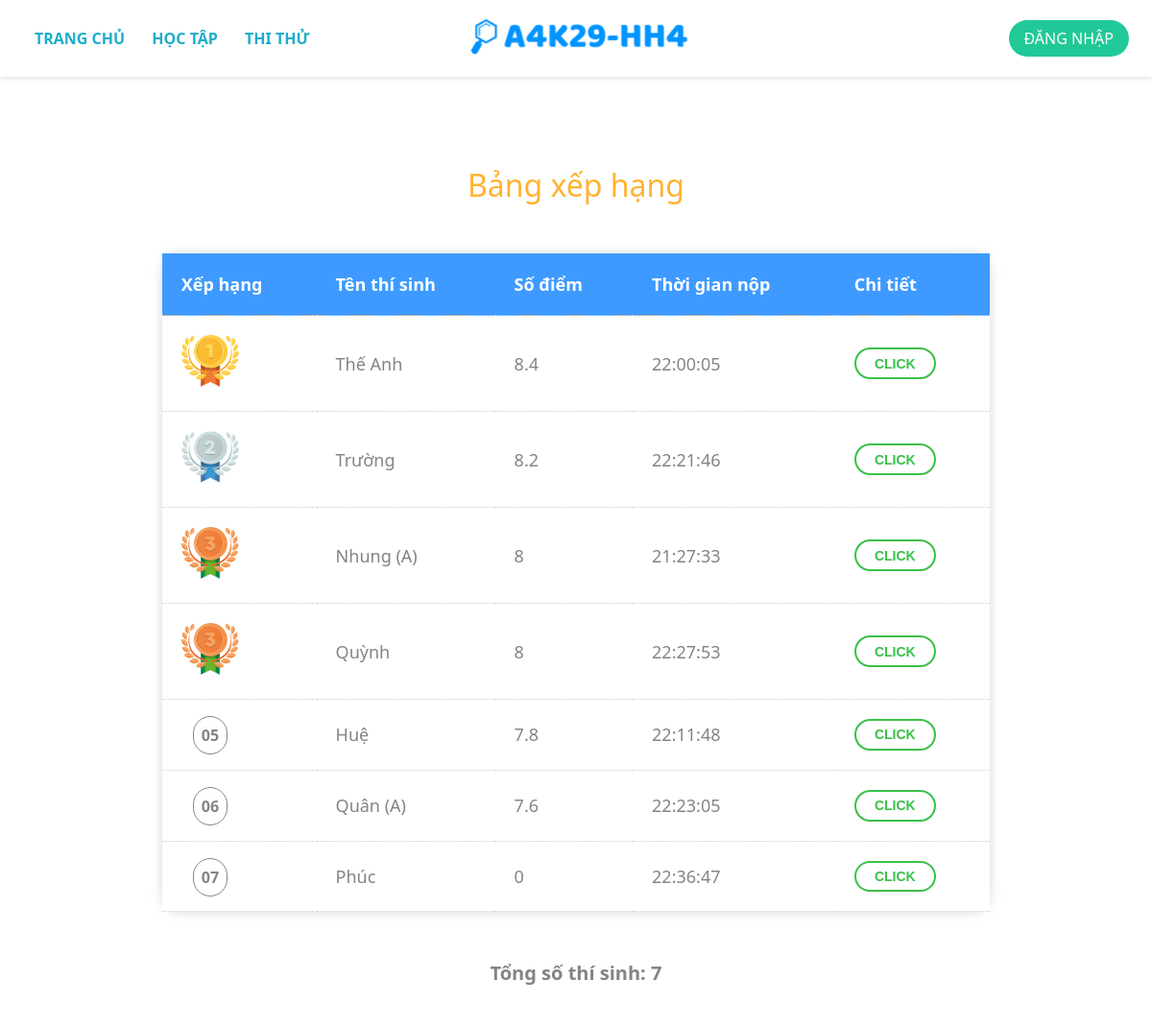
The page /leaderboard_C.php?c=24 on the database its author committed.
### tables this page shows
CREATE TABLE `ketqua_cuocthi_24` (
  `idthisinh` int(100) UNSIGNED NOT NULL,
  `bailam` varchar(100) DEFAULT NULL,
  `thoigiannop` time DEFAULT NULL,
  `ketquacham` varchar(100) DEFAULT NULL,
  `socaudung` int(100) DEFAULT NULL
);

CREATE TABLE `user` (
  `id` int(100) NOT NULL,
  `username` varchar(255) NOT NULL,
  `password` varchar(255) NOT NULL,
  `realname` varchar(255) DEFAULT '(unknown)',
  `isadmin` tinyint(1) NOT NULL DEFAULT '0'
);

### leaderboard_C_inner.php (the view, shortened to what this page needs)
<div class="rank-container">
    <h1 style='font-weight:500; margin-top:50px; color: #ffb332;'>Bảng xếp hạng </h1>
    <table>
        <thead>
            <tr>
                <th>Xếp hạng</th>
                <th>Tên thí sinh</th>
                <th>Số điểm</th>
                <th>Thời gian nộp</th>
                <th>Chi tiết</th>
            </tr>
        </thead>
        <tbody>
            <?php
                $c = $_GET['c'];
                $query = mysqli_query($conn,"SELECT socauhoi,dapan FROM danhsach_cuocthi WHERE idcuocthi=$c");
                $row = mysqli_fetch_assoc($query);
                $NUMBER = $row['socauhoi'];
                $KEY = $row['dapan'];
                $query = mysqli_query($conn,"SELECT * FROM ketqua_cuocthi_$c");
                while ($row = mysqli_fetch_array($query)) {
                    $id_contestant = $row['idthisinh'];
                    $submission = $row['bailam'];
                    $result = '';
                    $right_ans = 0;
                    for ($index = 1; $index <= $NUMBER; $index++) {
                        if ( $submission[$index - 1] == $KEY[$index - 1] ) {
                            $result .= '1';
                            $right_ans++;
                        }
                        else
                            $result .= '0';
                    }
                    $sql = " UPDATE ketqua_cuocthi_$c
                                SET ketquacham = '$result' ,socaudung = $right_ans
                                WHERE idthisinh=$id_contestant ";
                    mysqli_query($conn,$sql );
                }
            ?>
            <?php
                $c = $_GET['c'];
                $query = mysqli_query($conn,"SELECT * FROM ketqua_cuocthi_$c ORDER BY socaudung DESC, thoigiannop ASC");
                $index = 0;
                while ($row = mysqli_fetch_array($query)){
                    $time = $row['thoigiannop'];
                    $number = $row['socaudung'];
                    $submission = $row['bailam'];
                    $result = $row['ketquacham'];
                    $id_contestant = $row['idthisinh'];
                    $sql_select = mysqli_query($conn,"SELECT * FROM user WHERE id = $id_contestant");
                    $sql_result = mysqli_fetch_assoc($sql_select);
                    $name = $sql_result['realname'];
                    $index++;
                    if ($index == 1) {
                        $rank = 1;
                        $number_before = $number;
                        $rank_before = 1;
                    }
                    if  ($number == $number_before) $rank = $rank_before;
                    else $rank = $index;
                    $score = $number * 0.2;
                    if ($rank <= 3) {
                        switch ($rank) {
                            case 1:
                                $str = '1st';
                                break;
                            case 2:
                                $str = '2nd';
                                break;
                            case 3:
                                $str = '3rd';
                                break;
                        }
                        echo <<< EOD
                                <tr>
                                    <td><img src='./assets/img/{$str}.png' alt='{$str}' class='in-top3'></td>
                                    <td>{$name}</td>
                                    <td> {$score}</td>
                                    <td> {$time}</td>
                                    <td><button class='popup-trigger' onclick="echoDetails('{$submission}','{$result}')"> Click </button></td>
                                </tr>
                            EOD;
                    }
                    if (($rank >= 4) && ($rank <= 9))
                            echo <<< EOD
                                <tr>
                                    <td><span class="out-top3">0{$rank}</span></td>
                                    <td>{$name}</td>
                                    <td> {$score}</td>
                                    <td> {$time}</td>
                                    <td><button class='popup-trigger' onclick="echoDetails('{$submission}','{$result}')"> Click </button></td>
                                </tr>
                            EOD;
                    $rank_before = $rank;
                    $number_before = $number;
                }
            ?>
        </tbody>
    </table>
    <div class="total">
            Tổng số thí sinh: <?php echo $GLOBALS['total']; ?>
    </div>
</div>

### leaderboard_C.php (shortened to what this page needs)
<?php require_once './lib/config.php'; ?>
<!DOCTYPE html>
<html>
<head>
	<link rel="stylesheet" type="text/css" href="main.css">
</head>
<body>
	<?php require 'header.php'; ?>
	<?php
		$c = $_GET['c'];
		$query = mysqli_query($conn,"SELECT ngay,giobatdau,gioketthuc FROM danhsach_cuocthi WHERE idcuocthi=$c");
		if (mysqli_num_rows($query) > 0) {
		      $row = mysqli_fetch_assoc($query);
			  $date = $row['ngay'];
			  $endTime = $row['gioketthuc'];
		}
		 $now = time();
		 $time = $date.' '.$endTime;
		 $time = date_parse_from_format('Y-m-d H:i:s', $time);
		 $end_time_stamp = mktime($time['hour'],$time['minute'],$time['second'],$time['month'],$time['day'],$time['year']);
		 if (($now - $end_time_stamp) < 0){
			echo "<span style='margin-top: 80px; font-size: 20px; font-weight: 600; text-align: center'> BXH chưa được cập nhật do kỳ thi chưa kết thúc. </span>";
		 }
		 else {
			require 'leaderboard_C_inner.php';
		 }
	?>
</body>
</html>

### header.php
<header class="main-header">
     <div class="header__left">
          <div class="links-container">
               <a href="index.php" class="links">Trang Chủ </a>
               <a href="practice_list.php" class="links">Học Tập</a>
               <a href="contest_list.php" class="links">Thi Thử</a>
          </div>
     </div>
     <div class="header__center">
          <div class="logo-container">
               <a href="index.php"><img src="./assets/img/logo_3.png" alt="" class="logo"></a>
          </div>
     </div>
    <div class="header__right">
     <?php
          if (isset( $_SESSION['username']) && $_SESSION['username']) {
               echo "<span class='login-greetings'>Xin chào, <b> {$_SESSION['username'] }</b> </span>
                         <a role='button' href='./lib/null.php' class='btn-groups btn-info'>Thông Tin</a>
                         <a role='button' href='logout.php' class='btn-groups btn-logout'>Đăng Xuất</a>";
          }
          else {
			echo "<a role='button' href='login.php' class='btn-groups btn-login'>Đăng Nhập</a>";
          }
      ?>
    </div>
</header>

### main.css (style rules this page uses)
:root { --bg-html: #ffffff; --text-color: #848484; --header-height: 5rem; --header-shadow: 0px 0px 9px 3px rgba(41,41,41,.1); --banner-height: 680px; --z-index_header: 10000; --z-index_Mobile_header: 100; --z-index_banner: 99; --z-index_banner__heading: 100; --color-theme: #ff5f5f; --pink: #ff5c62; --my-green: #0ff5a4; --green: #28a745; --teal: #20c997; --cyan: #17a2b8; --gray: #6c757d; --gray-dark: #343a40; --primary: #007bff; --secondary: #6c757d; --success: #28a745; --info: #17a2b8; --private-info: #56c6c6; --warning: #ffc107; --danger: #dc3545; --light: #f8f9fa; --dark: #343a40; --font-family-sans-serif: -apple-system,BlinkMacSystemFont,"Segoe UI",Roboto,"Helvetica Neue",Arial,"Noto Sans",sans-serif,"Apple Color Emoji","Segoe UI Emoji","Segoe UI Symbol","Noto Color Emoji"; --font-family-monospace: SFMono-Regular,Menlo,Monaco,Consolas,"Liberation Mono","Courier New",monospace; }
* { box-sizing: inherit; outline: none; padding: 0; margin: 0; }
html { font-size: 16px; font-family: 'Segoe UI', sans-serif; box-sizing: border-box; color: var(--text-color); background-color: var(--bg-html); }
body { font-style: normal; font-weight: normal; font-weight: 400; min-height: 100vh; display: flex; flex-direction: column; }
h1 { margin: 0; }
a { text-decoration: none !important; }
.main-header { background-color: #ffffff; width: 1500px; max-width: 100%; margin: 0 auto; padding: 15px 2%; transition: all .2s linear; z-index: 500; height: var(--header-height); top: 0; left: 0; right: 0; box-shadow: rgba(220, 220, 220,0.8) 0px 2px 5px; display: flex; justify-content: space-between; align-items: center; flex-wrap: wrap; flex-direction: row; }
.header__left, .header__center, .header__right { width: 33.333%; text-align: center; }
.header__left { text-align: left; }
.header__right { text-align: right; }
.logo { height: 38px; cursor: pointer; }
.links { margin: 0 12px; font-size: 16px; font-weight: 700; text-transform: uppercase; color: #1dadca; }
.btn-groups { color: white; padding: 8px 16px; border-radius: 30px; font-size: 16px; margin-left: 4px; font-weight: 500; text-transform: uppercase; }
.btn-login { background-color: var(--teal); }

### leaderboard_C.php (style rules this page uses)
.rank-container { width: 90%; text-align: center; background-color: white; margin: 40px auto; border-radius: 30px; border: 1px solid #ffffff; }
table { width: 80%; max-width: 900px; border-collapse: collapse; table-layout: auto; margin: 50px auto; border-radius: 20px; box-shadow: rgb(188 188 188 / 60%) 0px 0px 12px; }
th { background-color: #3e9aff; color: white; font-weight: bold; }
td { background-color: rgb(255, 255, 255); }
td, th { padding: 20px; text-align: left; font-size: 18px; }
tr { border-bottom: 1px dotted #ccc; }
.in-top3 { width: 60px; }
.out-top3 { font-size: 16px; font-weight: 600; margin: 0 12px; border-radius: 30px; padding: 8px; border: 1px solid; }
.popup-trigger { display: inline-block; padding: .4rem 1.2rem; background-color: #fff; color: #39c148; border: 2px solid; font-size: 14px; font-weight: 600; border-radius: 30px; cursor: pointer; text-transform: uppercase; }
.total { font-size: 20px; margin: 15px; font-weight: 600; }

### rows shown on the page
ketqua_cuocthi_24: shows a picture, user.realname "Thế Anh", socaudung "8.4", thoigiannop "22:00:05"
ketqua_cuocthi_24: shows a picture, user.realname "Trường", socaudung "8.2", thoigiannop "22:21:46"
ketqua_cuocthi_24: user.realname "Nhung (A)", socaudung "8", thoigiannop "21:27:33"
ketqua_cuocthi_24: user.realname "Quỳnh", socaudung "8", thoigiannop "22:27:53"
ketqua_cuocthi_24: rank "5", user.realname "Huệ", socaudung "7.8", thoigiannop "22:11:48"
ketqua_cuocthi_24: rank "6", user.realname "Quân (A)", socaudung "7.6", thoigiannop "22:23:05"
ketqua_cuocthi_24: rank "7", user.realname "Phúc", socaudung "0", thoigiannop "22:36:47"

### other values the page prints
$GLOBALS['total'] "7"
